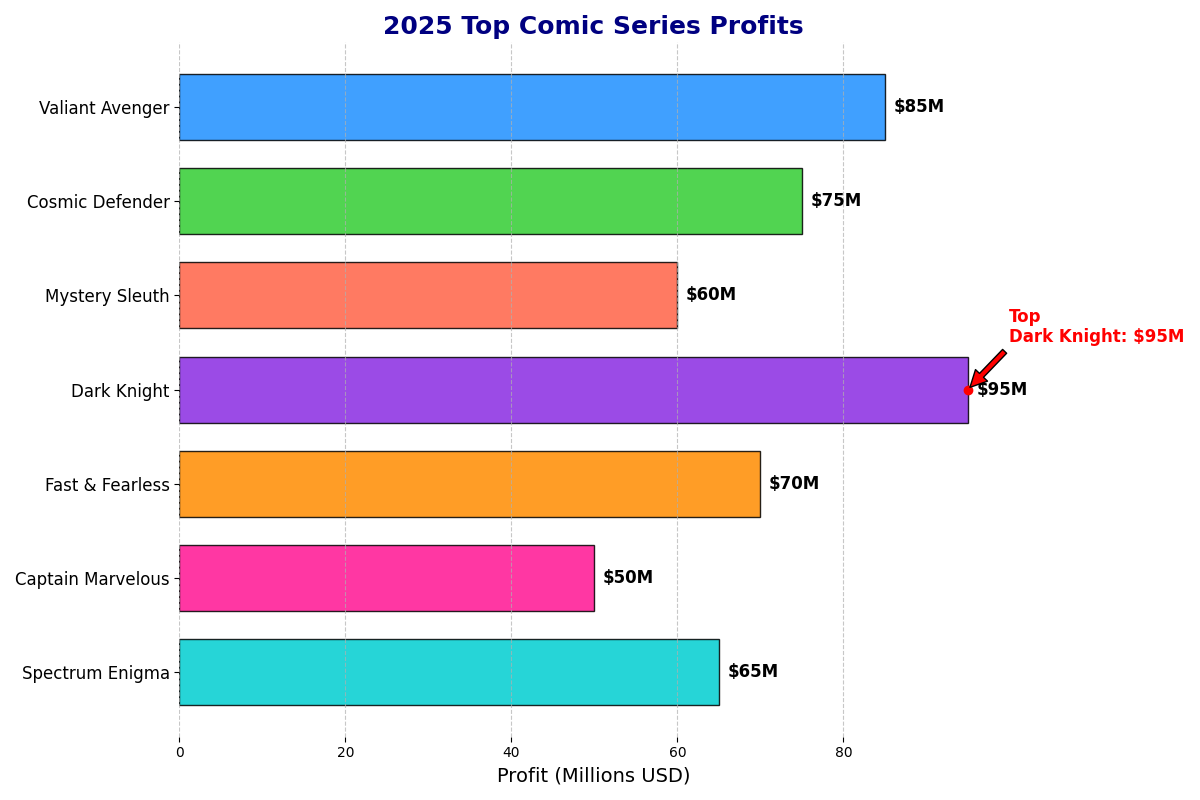

The script that drew this image:
import matplotlib.pyplot as plt
import numpy as np

# Names of comic book series and their profits in millions of USD
comic_series = [
    'Valiant Avenger',
    'Cosmic Defender',
    'Mystery Sleuth',
    'Dark Knight',
    'Fast & Fearless',
    'Captain Marvelous',
    'Spectrum Enigma'
]
annual_profits = [85, 75, 60, 95, 70, 50, 65]  # in millions of USD

# Creating the figure and axes
fig, ax = plt.subplots(figsize=(12, 8))

# Define colors for the bars
colors = ['#1e90ff', '#32cd32', '#ff6347', '#8a2be2', '#ff8c00', '#ff1493', '#00ced1']

# Create the bar chart
bars = ax.barh(np.arange(len(comic_series)), annual_profits, color=colors, edgecolor='black', height=0.7, alpha=0.85)

# Adding text labels to each bar
for bar in bars:
    ax.annotate(f"${bar.get_width()}M", 
                 xy=(bar.get_width() + 1, bar.get_y() + bar.get_height() / 2),
                 va='center', ha='left', color='black', fontsize=12, fontweight='bold')

# Customize the title and labels
ax.set_title('2025 Top Comic Series Profits', fontsize=18, fontweight='bold', color='navy')
ax.set_xlabel('Profit (Millions USD)', fontsize=14)
ax.set_yticks(np.arange(len(comic_series)))
ax.set_yticklabels(comic_series, fontsize=12)

# Adjusting aesthetics
ax.grid(axis='x', linestyle='--', alpha=0.7)
ax.invert_yaxis()
for spine in ax.spines.values():
    spine.set_visible(False)

# Highlight the maximum profit
max_profit = max(annual_profits)
max_profit_series = comic_series[annual_profits.index(max_profit)]

ax.plot([max_profit], [annual_profits.index(max_profit)], 'ro')
ax.annotate(f"Top\n{max_profit_series}: ${max_profit}M",
             xy=(max_profit, annual_profits.index(max_profit)),
             xytext=(max_profit+5, annual_profits.index(max_profit)-0.5),
             arrowprops=dict(facecolor='red', shrink=0.05),
             fontsize=12, color='red', fontweight='bold', ha='left')

plt.tight_layout()

# Display the chart
plt.show()
